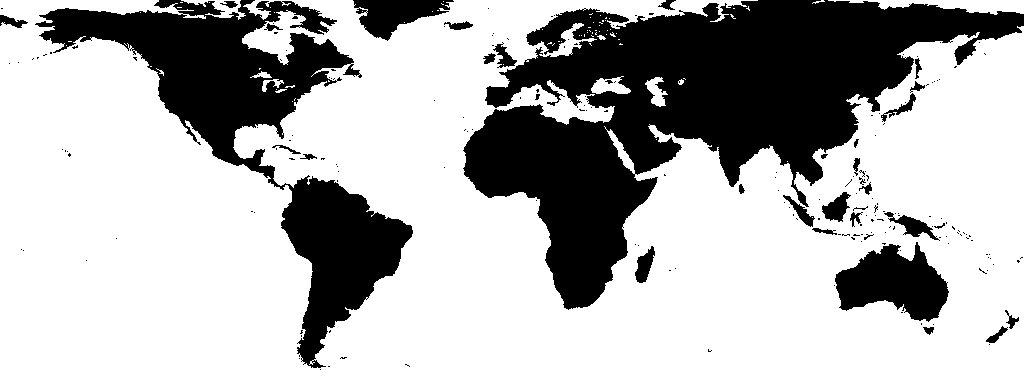
#> input picture Projects/Python/3imperatorrelated/9flowmapGen/input files/heightmap.png, 1024 x 384 px, found by its file name
$ jupyter execute --allow-errors watercolor.ipynb
#> lines starting #> are read from the running program, lines starting #| are printed output that depends on the picture; after the words box and inside, x2 and y2 are one past the last pixel; in counts of white or black regions, pixels touching at a corner belong together
### Projects/Python/3imperatorrelated/10watercolorGen/myML.py
## Created and maintained by Pablo Arbelo Cabrera
## Feel free to use it however you want

import numpy as np

from scipy.special import xlogy
from scipy.special import xlog1py

import dill as pickle

from tqdm.notebook import tqdm

#############################################################
"""
Feed Forward Neural Networks
"""
#############################################################
## Activation functions
def tanh(x):
    return np.tanh(x)
def d_tanh(x):
    return 1-np.square(np.tanh(x))

def sigmoid(x):
    return 1/(1 + np.exp(-x))
def d_sigmoid(x):
    return (1 - sigmoid(x)) * sigmoid(x)

def leakyReLU(x, alpha=0.01):
    return np.maximum(alpha*x,x)
def d_leakyReLU(x, alpha=0.01):
    temp = np.sign(x)
    return np.maximum(alpha*temp,temp)

def ReLU(x):
    return np.maximum(0,x)
def d_ReLU(x):
    temp = np.sign(x)
    return np.maximum(0,temp)

def linear(x):                                          #Only used usually as output layer activation function
    return x
def d_linear(x):
    return np.sign(x)

def softmax(x):                                         #Sum of outputs = 1, pseudoprobability
    e_x = np.exp(x-np.max(x))
    return e_x / e_x.sum(axis=0)
# [6 lines left out: function d_softmax, not called in this run]

class Layer:
    activationFunctions = {
        'sigmoid': (sigmoid, d_sigmoid),
        'softmax': (softmax, d_softmax),
        'tanh': (tanh, d_tanh),
        'ReLU': (ReLU, d_ReLU),
        'leakyReLU': (leakyReLU, d_leakyReLU),
        'linear': (linear, d_linear)
    }

    # [62 lines left out: functions __init__, feedforward, backprop, Adam_backprop, logloss, not called in this run]
def d_logloss(y_true, y_pred):
    m = y_true.shape[1]
    return 1/m*(y_pred - y_true)/(y_pred - y_pred**2+1e-20)

def MSE(y_true, y_pred):                                           #Mean squared error  --> Regression without outliers
    m = y_true.shape[1]
    return np.sum(2*(y_true-y_pred)**2)/m
def d_MSE(y_true, y_pred):
    m = y_true.shape[1]
    return 1/m*(y_pred-y_true)

#Feed Forward Neural Network ([list with nodes per layer], [list with the name of the desired activation function in each non-input layer], [loss function name])
#@run (X[m,d])
class ANN:
    lossfunctions = {
        'logloss': (logloss, d_logloss),
        'MSE': (MSE, d_MSE)
    }

    ## Model definition
    def __init__(self, nodes=None, activation=None, lossname=None):
        if nodes!=None:
            self.nlayers = len(activation)
            self.nodes = nodes
            if len(activation)!=(len(nodes)-1): print('Error, check activation vector length = node array length')

            self.Xnorm, self.Ynorm = False, False
            # Layer creation
            self.layers = [None]*self.nlayers
            for i in range(self.nlayers):
                self.layers[i] = Layer(nodes[i],nodes[i+1],activation[i])
            self.loss, self.d_loss = self.lossfunctions.get(lossname)

    # [120 lines left out: functions defineNorm, run, trainGA, saveRunGA, saveGA, trainRun and 1 more, not called in this run]

    ## Model storage
    def storeClass(self, name):
        with open(name+'.pickle', 'wb') as file: #wb is necessary, write-binary
            file.write(pickle.dumps(self.__dict__))

    def loadClass(self, name):
        with open(name+'.pickle', 'rb') as file: #rb is necessary, read-binary
            self.__dict__ = pickle.loads(file.read())

    ## Other
    # [8 lines left out: function typeChecks, not called in this run]


#############################################################
"""
Gaussian Process
"""
#############################################################
##Kernels
def exponentiatedquadratic(deltax, theta):
    Kij = np.exp(-theta*np.sum(deltax**2, axis=0))
    return Kij

#Gaussian Process Regression (kernel's name)
#@fit (X[d,m], y[1,m]) (Introduce training data)
#@predict (X[d,m]) (Request predictions on a test set)
#@score (X[d,m], y[1,m]) (Predicts y* based on a test set X and compares to the true y)
class GaussianProcess: ## HAVE TO FIX TO X[m,d]
    kernel_list = {
        'gaussian': exponentiatedquadratic
    }

    def __init__(self, kernel):
        self.kernel = self.kernel_list.get(kernel)

    #Makes the correlation matrix from the feature matrix (n features, m samples)
    # [53 lines left out: functions Corr, likelihood, fit, predict, score, not called in this run]


#############################################################
"""
Kriging
"""
#############################################################
def basisfunc(x, p, theta):
    phi = np.exp(-theta*np.sum(np.abs(x)**p))
    return phi

#Kriging (TrainingInput[d,m], TrainingOutput[1,m])
#@interpol (X[d,m])
class kriging:  ## HAVE TO FIX TO X[m,d]
    # [60 lines left out: functions __init__, lnL, optimizeptheta, calculateweights, interpol, not called in this run]


#############################################################
"""
Global Optimization [continuous variables]
"""
#############################################################
#Simulated Annealing (maxlim=[1,10,-2...], minlim=[2,11,0...], @func to maximize, iters=1000)
# [127 lines left out: functions SA, PSO, GA, not called in this run]

#############################################################
"""
Normalization (norm0to1_minmax, norm0to1)
"""
#############################################################
#@Normalize or @recover a matrix of points (X[m,d])
class norm0to1: #Knowing the initial dataset
    '''
    Has to be either a pandas dataframe or np.array X[m,d], without strings
    '''
    # [26 lines left out: functions __init__, normalize, recover, check, not called in this run]

#############################################################
"""
Sampling Techniques (staticSampling)
"""
#############################################################
#Static Sampling (Type of LH, space dimension d, number of points p)
# [159 lines left out: function staticSampling, not called in this run]

#############################################################
"""
Miscellaneous
"""
#############################################################
class negative:
    def __init__(self, f):
        self.func = f
    def neg(self, x): return self.func(x)*-1

### Projects/Python/3imperatorrelated/10watercolorGen/watercolor.ipynb
# Submarine features generator (+tectonic faults model +submarine height model)

[cell 1]
import numpy as np
import pandas as pd
from scipy import ndimage
from sklearn.metrics import accuracy_score
import random

from tqdm.notebook import tqdm
from joblib import Parallel, delayed

import matplotlib.pyplot as plt
from PIL import Image
Image.MAX_IMAGE_PIXELS = None
pd.set_option('display.max_columns', 500)

#Personal library for some machine learning alg. implementations
import myML
from numba import cuda

## Notes
Input must be the heightmap with water colored black RGB(0,0,0)

The algorithm takes exponentially longer to compute the bigger the sea gaps are. Trim them down if it's taking hours.

## Tectonic faults

[cell 2]
# Load (sea=black) (RGB 0,0,0) image in grayscale mode
imX = Image.open(r"input files/heightmap.png","r").convert('L')
#> imX: PIL image 1024x384 L; 70% white; 203 black regions (168 under 20 px), largest, box (x1, y1, x2, y2) and area: (463, 0, 1024, 310) 70899, (35, 0, 413, 368) 34843, (835, 242, 949, 322) 5507
display(imX.resize((1200,600), Image.Resampling.NEAREST))
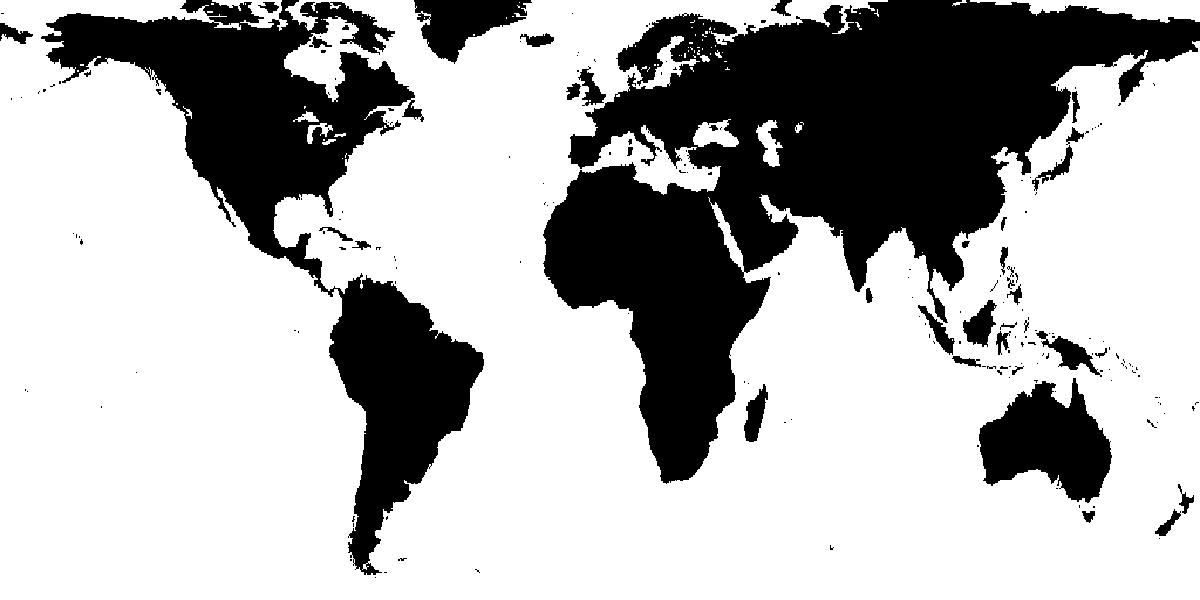
#> shown: PIL image 1200x600 L; 70.1% white; 203 black regions (161 under 20 px), largest, box (x1, y1, x2, y2) and area: (543, 0, 1200, 484) 129781, (41, 0, 484, 575) 63794, (979, 378, 1112, 503) 10081

#### Normalizing image to land>=129

[cell 3]
imData = np.array(imX)
temp = np.min(imData[imData>0]), np.max(imData)
#> temp = (255, 255)
temp = ((imData-temp[0])/(temp[1]-temp[0])*96+129).astype(np.uint8)
#> temp: shape (384, 1024); every value is 0
for y0 in range(imData.shape[0]):
    for x0 in range(imData.shape[1]):
        if imData[y0,x0]>0:
            imData[y0,x0] = temp[y0,x0]

#### Building first two datasets

[cell 4]
# [58 lines left out: functions radiusFinder, inner_loop, not called in this run]

[cell 5]
convergent = 0
divergent = 255
water = 0
minPoints = 10
limitradius = (np.sqrt(minPoints)-1)/2

imData = np.array(imX)
adaptiveRadius = np.zeros_like(imX)
#> (the rest of this cell did not finish here and is left out)

#> (a cell that did not finish here is left out)

[cell 7]
neuralnetwork = myML.ANN()
#> (the rest of this cell did not finish here and is left out)

#neuralnetwork.defineNorm('Input', maximum=x_test.max(), minimum=x_test.min())

im = np.array(imX.copy())
points = neuralnetwork.run(x_test)
count = 0
for x in range(im.shape[1]):
    for y in range(im.shape[0]):
        temp = np.argmax(points[count,:])
        if temp==0: #Convergent
            im[y,x] = 0
        elif temp==1: #Divergent
            im[y,x] = 255
        else: im[y,x] = 128
        count+=1

im = Image.fromarray(im)
im.save('output files/step1.png')
display(im.resize((1200,600), Image.Resampling.NEAREST))

## Sea depth

[cell 8]
# [17 lines left out: function inner_loop, not called in this run]

[cell 9]
water = 0
#> (the rest of this cell did not finish here and is left out)

[cell 10]
neuralnetwork = myML.ANN()
#> (the rest of this cell did not finish here and is left out)
